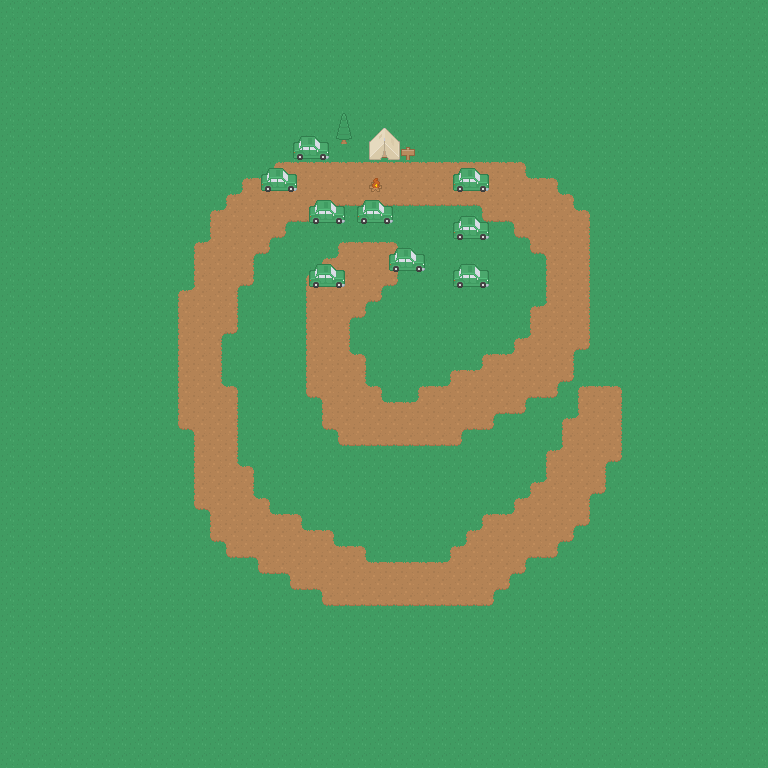

A level layout from a 2D game, rendered from its tile map. Below: a short description, then the map file with tile-grid data replaced by summaries:
An orthogonal 48x48 tile map with 16x16 px tiles, 2 tile layers (Background, Foreground), 4 tilesets and 10 objects.

<map version="1.0" orientation="orthogonal" renderorder="right-down" width="48" height="48" tilewidth="16" tileheight="16" nextobjectid="71">
 <properties>
  <property name="spawn_x" value="22" />
  <property name="spawn_y" value="32" />
 </properties>
 <tileset firstgid="1" name="City" tilewidth="16" tileheight="16" spacing="1" tilecount="1036">
  <image source="../tiles/city_tiles.png" width="628" height="475" />
  <terraintypes>
   <terrain name="Grass" tile="-1" />
   <terrain name="Dirt" tile="-1" />
  </terraintypes>
  <tile id="497">
   <objectgroup draworder="index">
    <object id="0" x="4.375" y="2.5" width="7.25" height="12.375" />
   </objectgroup>
  </tile>
  <tile id="741">
   <objectgroup draworder="index">
    <object id="0" x="0" y="0" width="16" height="14.75" />
   </objectgroup>
  </tile>
  <tile id="888" terrain="0,0,0,0" />
  <tile id="928" terrain="0,0,0," />
  <tile id="929" terrain="0,0,,0" />
  <tile id="935" terrain=",,,1" />
  <tile id="936" terrain=",,1,1" />
  <tile id="937" terrain=",,1," />
  <tile id="938" terrain="1,1,1," />
  <tile id="939" terrain="1,1,,1" />
  <tile id="965" terrain="0,,0,0" />
  <tile id="966" terrain=",0,0,0" />
  <tile id="972" terrain=",1,,1" />
  <tile id="973" terrain="1,1,1,1" />
  <tile id="974" terrain="1,,1," />
  <tile id="975" terrain="1,,1,1" />
  <tile id="976" terrain=",1,1,1" />
  <tile id="1009" terrain=",1,," />
  <tile id="1010" terrain="1,1,," />
  <tile id="1011" terrain="1,,," />
 </tileset>
 <tileset firstgid="1037" name="Indoor" tilewidth="16" tileheight="16" spacing="1" tilecount="468">
  <image source="../tiles/indoor_tiles.png" width="457" height="305" />
 </tileset>
 <tileset firstgid="1505" name="Dungeon" tilewidth="16" tileheight="16" spacing="1" tilecount="522">
  <image source="../tiles/dungeon_tiles.png" width="492" height="305" />
 </tileset>
 <tileset firstgid="2027" name="Main" tilewidth="16" tileheight="16" spacing="1" tilecount="1767">
  <image source="../tiles/main_tiles.png" width="968" height="526" />
 </tileset>
 <layer name="Background" width="48" height="48">
  <data>[2304 cells, 2304 non-empty, 14 distinct tile ids]</data>
 </layer>
 <layer name="Foreground" width="48" height="48">
  <data>[2304 cells, 62 non-empty, 14 distinct tile ids]</data>
 </layer>
 <objectgroup name="Collision">
  <object id="41" x="108" y="704" width="548" height="16" />
  <object id="43" x="112" y="65" width="16" height="653" />
  <object id="44" x="108" y="64" width="546" height="16" />
  <object id="45" x="639.333" y="69" width="16" height="651" />
  <object id="67" x="369" y="129.667" width="30.3333" height="29.3333" />
  <object id="68" x="341.333" y="134.667" width="5.33333" height="9.66667" />
  <object id="69" x="370.667" y="178.667" width="10.3333" height="13" />
  <object id="70" x="402" y="148.667" width="12" height="10.6667" />
 </objectgroup>
</map>
